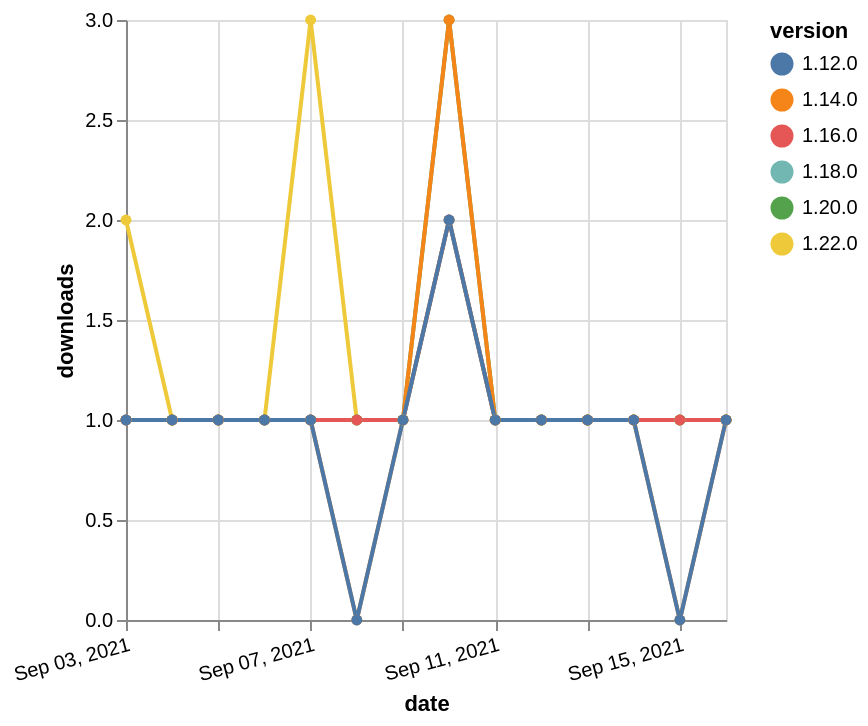

The specification (Vega-Lite) saved for this image:
### Vega-Lite specification from a JSON file in a GitHub repository (floating-point values rounded to 4 significant figures)
{"$schema": "https://vega.github.io/schema/vega-lite/v5.json", "description": "A simple bar chart with embedded data.", "data": {"values": [{"date": "2021-09-03", "total": 172, "delta": 1, "version": "1.18.0"}, {"date": "2021-09-04", "total": 173, "delta": 1, "version": "1.18.0"}, {"date": "2021-09-05", "total": 174, "delta": 1, "version": "1.18.0"}, {"date": "2021-09-06", "total": 175, "delta": 1, "version": "1.18.0"}, {"date": "2021-09-07", "total": 176, "delta": 1, "version": "1.18.0"}, {"date": "2021-09-08", "total": 177, "delta": 1, "version": "1.18.0"}, {"date": "2021-09-09", "total": 178, "delta": 1, "version": "1.18.0"}, {"date": "2021-09-10", "total": 180, "delta": 2, "version": "1.18.0"}, {"date": "2021-09-11", "total": 181, "delta": 1, "version": "1.18.0"}, {"date": "2021-09-12", "total": 182, "delta": 1, "version": "1.18.0"}, {"date": "2021-09-13", "total": 183, "delta": 1, "version": "1.18.0"}, {"date": "2021-09-14", "total": 184, "delta": 1, "version": "1.18.0"}, {"date": "2021-09-15", "total": 185, "delta": 1, "version": "1.18.0"}, {"date": "2021-09-16", "total": 186, "delta": 1, "version": "1.18.0"}, {"date": "2021-09-03", "total": 126, "delta": 2, "version": "1.22.0"}, {"date": "2021-09-04", "total": 127, "delta": 1, "version": "1.22.0"}, {"date": "2021-09-05", "total": 128, "delta": 1, "version": "1.22.0"}, {"date": "2021-09-06", "total": 129, "delta": 1, "version": "1.22.0"}, {"date": "2021-09-07", "total": 132, "delta": 3, "version": "1.22.0"}, {"date": "2021-09-08", "total": 133, "delta": 1, "version": "1.22.0"}, {"date": "2021-09-09", "total": 134, "delta": 1, "version": "1.22.0"}, {"date": "2021-09-10", "total": 136, "delta": 2, "version": "1.22.0"}, {"date": "2021-09-11", "total": 137, "delta": 1, "version": "1.22.0"}, {"date": "2021-09-12", "total": 138, "delta": 1, "version": "1.22.0"}, {"date": "2021-09-13", "total": 139, "delta": 1, "version": "1.22.0"}, {"date": "2021-09-14", "total": 140, "delta": 1, "version": "1.22.0"}, {"date": "2021-09-15", "total": 141, "delta": 1, "version": "1.22.0"}, {"date": "2021-09-16", "total": 142, "delta": 1, "version": "1.22.0"}, {"date": "2021-09-03", "total": 198, "delta": 1, "version": "1.20.0"}, {"date": "2021-09-04", "total": 199, "delta": 1, "version": "1.20.0"}, {"date": "2021-09-05", "total": 200, "delta": 1, "version": "1.20.0"}, {"date": "2021-09-06", "total": 201, "delta": 1, "version": "1.20.0"}, {"date": "2021-09-07", "total": 202, "delta": 1, "version": "1.20.0"}, {"date": "2021-09-08", "total": 203, "delta": 1, "version": "1.20.0"}, {"date": "2021-09-09", "total": 204, "delta": 1, "version": "1.20.0"}, {"date": "2021-09-10", "total": 207, "delta": 3, "version": "1.20.0"}, {"date": "2021-09-11", "total": 208, "delta": 1, "version": "1.20.0"}, {"date": "2021-09-12", "total": 209, "delta": 1, "version": "1.20.0"}, {"date": "2021-09-13", "total": 210, "delta": 1, "version": "1.20.0"}, {"date": "2021-09-14", "total": 211, "delta": 1, "version": "1.20.0"}, {"date": "2021-09-15", "total": 212, "delta": 1, "version": "1.20.0"}, {"date": "2021-09-16", "total": 213, "delta": 1, "version": "1.20.0"}, {"date": "2021-09-03", "total": 200, "delta": 1, "version": "1.16.0"}, {"date": "2021-09-04", "total": 201, "delta": 1, "version": "1.16.0"}, {"date": "2021-09-05", "total": 202, "delta": 1, "version": "1.16.0"}, {"date": "2021-09-06", "total": 203, "delta": 1, "version": "1.16.0"}, {"date": "2021-09-07", "total": 204, "delta": 1, "version": "1.16.0"}, {"date": "2021-09-08", "total": 205, "delta": 1, "version": "1.16.0"}, {"date": "2021-09-09", "total": 206, "delta": 1, "version": "1.16.0"}, {"date": "2021-09-10", "total": 208, "delta": 2, "version": "1.16.0"}, {"date": "2021-09-11", "total": 209, "delta": 1, "version": "1.16.0"}, {"date": "2021-09-12", "total": 210, "delta": 1, "version": "1.16.0"}, {"date": "2021-09-13", "total": 211, "delta": 1, "version": "1.16.0"}, {"date": "2021-09-14", "total": 212, "delta": 1, "version": "1.16.0"}, {"date": "2021-09-15", "total": 213, "delta": 1, "version": "1.16.0"}, {"date": "2021-09-16", "total": 214, "delta": 1, "version": "1.16.0"}, {"date": "2021-09-03", "total": 365, "delta": 1, "version": "1.14.0"}, {"date": "2021-09-04", "total": 366, "delta": 1, "version": "1.14.0"}, {"date": "2021-09-05", "total": 367, "delta": 1, "version": "1.14.0"}, {"date": "2021-09-06", "total": 368, "delta": 1, "version": "1.14.0"}, {"date": "2021-09-07", "total": 369, "delta": 1, "version": "1.14.0"}, {"date": "2021-09-08", "total": 369, "delta": 0, "version": "1.14.0"}, {"date": "2021-09-09", "total": 370, "delta": 1, "version": "1.14.0"}, {"date": "2021-09-10", "total": 373, "delta": 3, "version": "1.14.0"}, {"date": "2021-09-11", "total": 374, "delta": 1, "version": "1.14.0"}, {"date": "2021-09-12", "total": 375, "delta": 1, "version": "1.14.0"}, {"date": "2021-09-13", "total": 376, "delta": 1, "version": "1.14.0"}, {"date": "2021-09-14", "total": 377, "delta": 1, "version": "1.14.0"}, {"date": "2021-09-15", "total": 377, "delta": 0, "version": "1.14.0"}, {"date": "2021-09-16", "total": 378, "delta": 1, "version": "1.14.0"}, {"date": "2021-09-03", "total": 257, "delta": 1, "version": "1.12.0"}, {"date": "2021-09-04", "total": 258, "delta": 1, "version": "1.12.0"}, {"date": "2021-09-05", "total": 259, "delta": 1, "version": "1.12.0"}, {"date": "2021-09-06", "total": 260, "delta": 1, "version": "1.12.0"}, {"date": "2021-09-07", "total": 261, "delta": 1, "version": "1.12.0"}, {"date": "2021-09-08", "total": 261, "delta": 0, "version": "1.12.0"}, {"date": "2021-09-09", "total": 262, "delta": 1, "version": "1.12.0"}, {"date": "2021-09-10", "total": 264, "delta": 2, "version": "1.12.0"}, {"date": "2021-09-11", "total": 265, "delta": 1, "version": "1.12.0"}, {"date": "2021-09-12", "total": 266, "delta": 1, "version": "1.12.0"}, {"date": "2021-09-13", "total": 267, "delta": 1, "version": "1.12.0"}, {"date": "2021-09-14", "total": 268, "delta": 1, "version": "1.12.0"}, {"date": "2021-09-15", "total": 268, "delta": 0, "version": "1.12.0"}, {"date": "2021-09-16", "total": 269, "delta": 1, "version": "1.12.0"}]}, "width": "container", "mark": {"type": "line", "point": {"filled": true}}, "encoding": {"x": {"field": "date", "type": "temporal", "timeUnit": "yearmonthdate", "title": "date", "axis": {"labelAngle": -15}}, "y": {"field": "delta", "type": "quantitative", "title": "downloads"}, "color": {"field": "version", "type": "nominal"}, "tooltip": {"field": "delta"}}}
